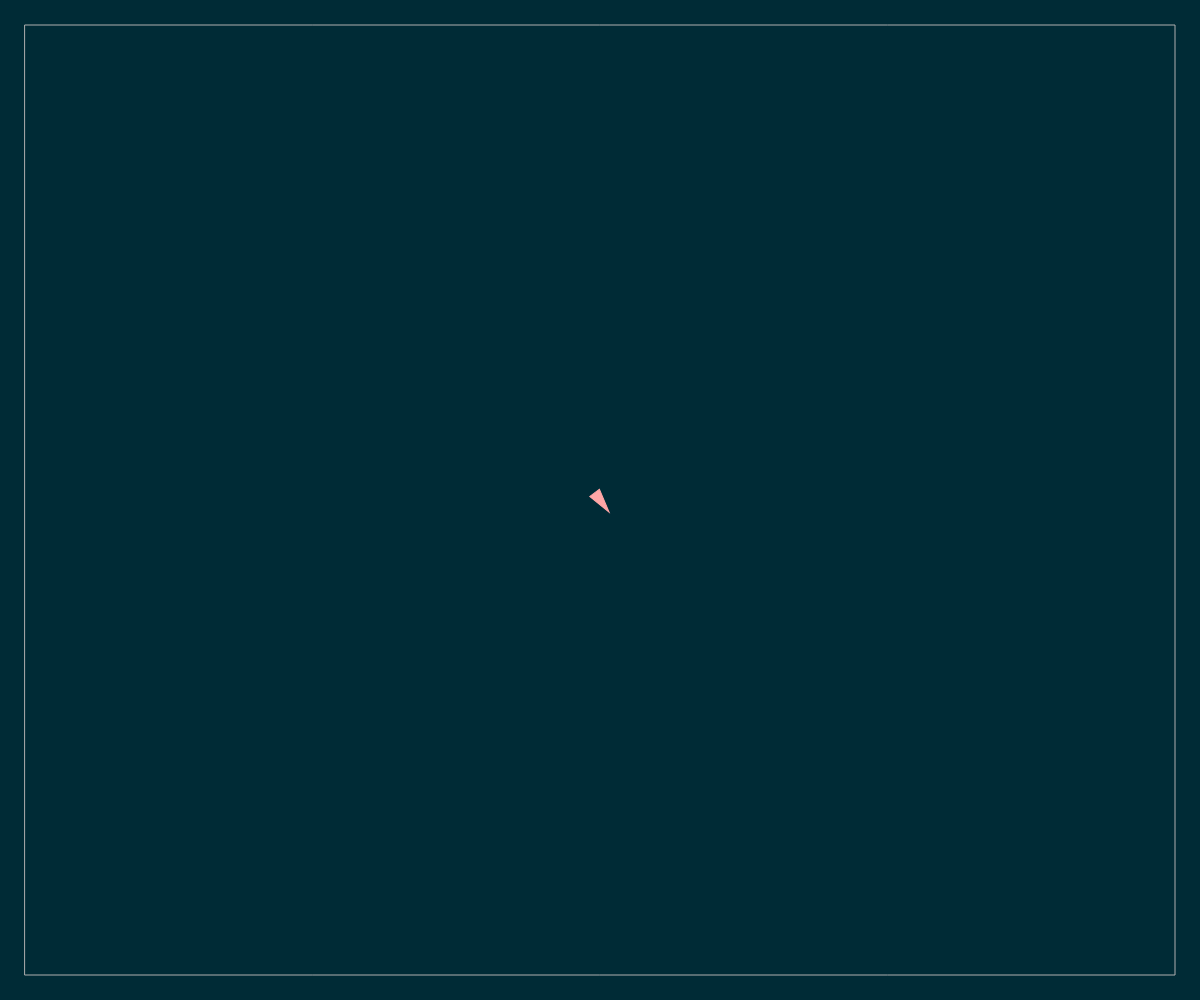
Frame 1 (no input)
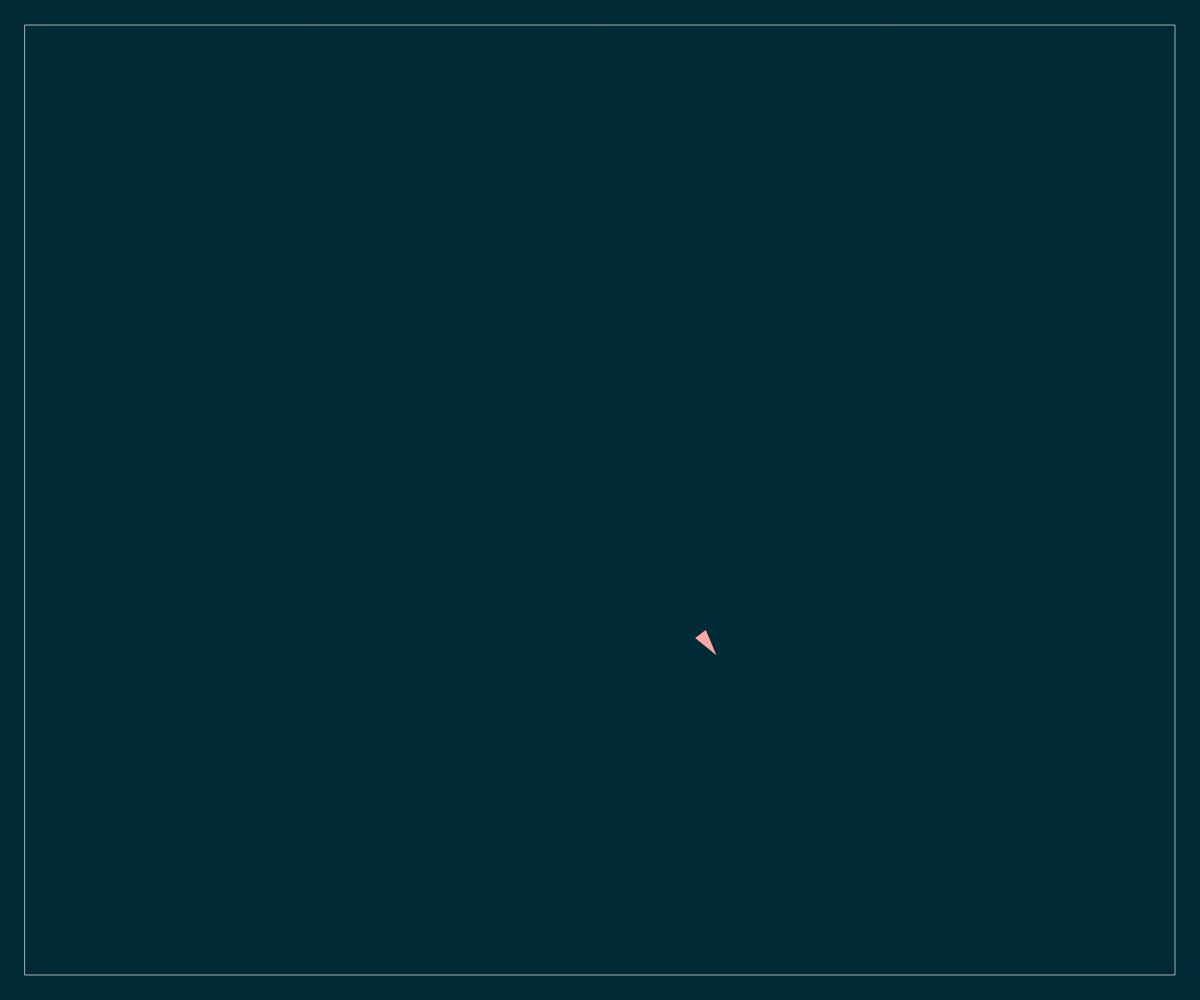
Frame 60 (no input)
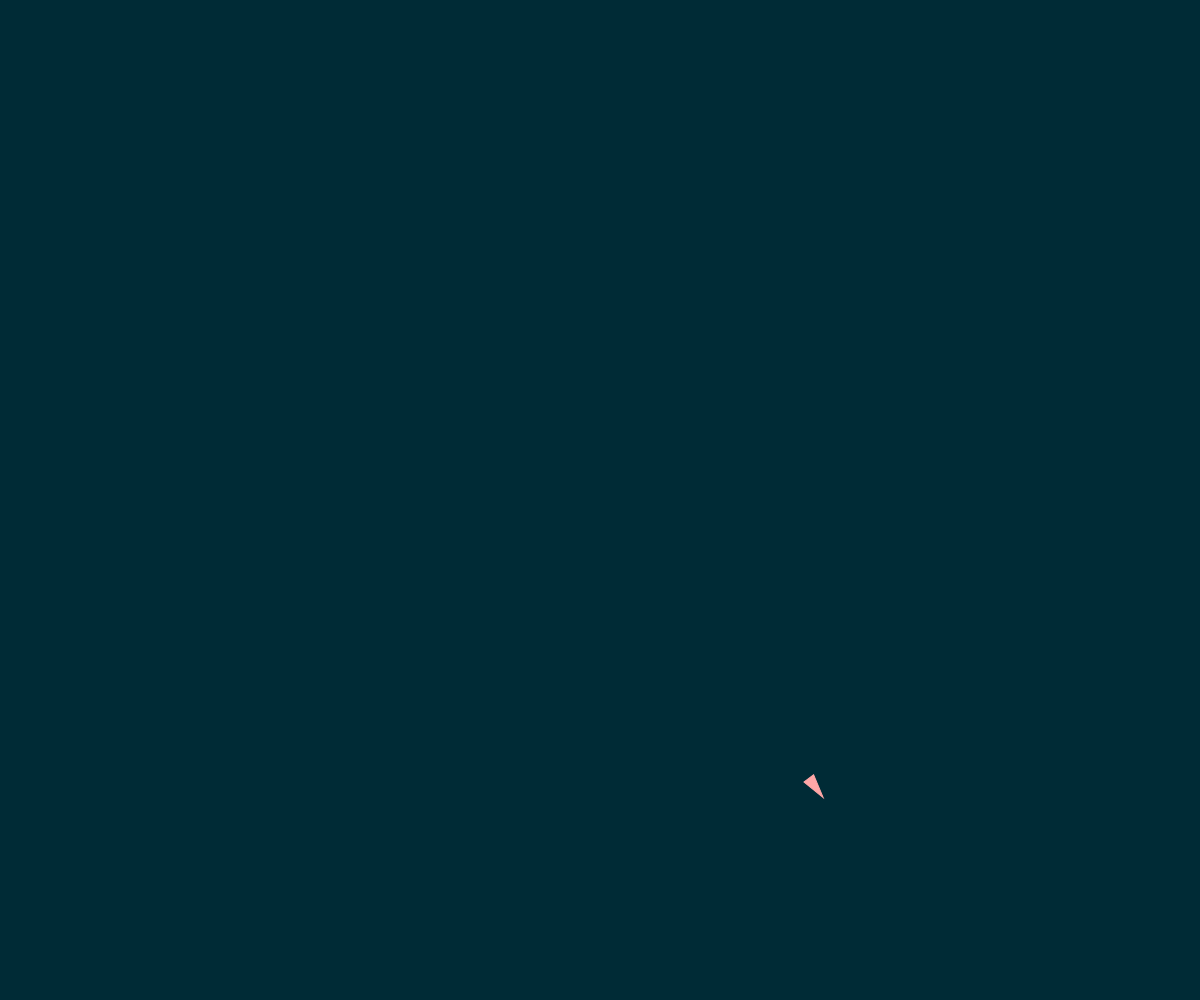
Frame 120 (the mouse pressed at the canvas centre since frame 60)

The p5.js sketch that drew these frames (run headless with seeded random() and noise() and a simulated clock; from frame 60 on, the mouse is pressed at the canvas centre):

// p5.js sketch
// ── sketch.js
// The Nature of Code
// Daniel Shiffman
// http://natureofcode.com

// Stay Within Walls
// "Made-up" Steering behavior to stay within walls

let v;

let debug = true;

let d = 25;

function setup() {
  createCanvas(windowWidth,windowHeight);
  v = new Vehicle(width / 2, height / 2);
}

function draw() {
  background("rgb(0,43,54)");

  if (debug) {
    stroke(175);
    noFill();
    rectMode(CENTER);
    rect(width / 2, height / 2, width - d * 2, height - d * 2);
  }

  // Call the appropriate steering behaviors for our agents
  v.boundaries();

  v.update();
  v.display();

}

function mousePressed() {
  debug = !debug;
}

// ── vehicle.js
// The Nature of Code
// Daniel Shiffman
// http://natureofcode.com

// The "Vehicle" class

class Vehicle {
  constructor(x, y) {
    this.acceleration = createVector(0, 0);
    this.velocity = createVector(3, 4);
    this.position = createVector(x, y);
    this.r = 6;
    this.maxspeed = 3;
    this.maxforce = 0.15;
  }

  // Method to update location
  update() {
    // Update velocity
    this.velocity.add(this.acceleration);
    // Limit speed
    this.velocity.limit(this.maxspeed);
    this.position.add(this.velocity);
    // Reset accelerationelertion to 0 each cycle
    this.acceleration.mult(0);
  }

  applyForce(force) {
    // We could add mass here if we want A = F / M
    this.acceleration.add(force);
  }

  boundaries() {

    let desired = null;

    if (this.position.x < d) {
      desired = createVector(this.maxspeed, this.velocity.y);
    } else if (this.position.x > width - d) {
      desired = createVector(-this.maxspeed, this.velocity.y);
    }

    if (this.position.y < d) {
      desired = createVector(this.velocity.x, this.maxspeed);
    } else if (this.position.y > height - d) {
      desired = createVector(this.velocity.x, -this.maxspeed);
    }

    if (desired !== null) {
      desired.normalize();
      desired.mult(this.maxspeed);
      let steer = p5.Vector.sub(desired, this.velocity);
      steer.limit(this.maxforce);
      this.applyForce(steer);
    }
  }

  display() {
    // Draw a triangle rotated in the direction of velocity
    let theta = this.velocity.heading() + PI / 2;
    // fill(127);
    fill(255, 167, 167);
    // stroke(200);
    stroke(255, 167, 167);
    strokeWeight(1);
    push();
    translate(this.position.x, this.position.y);
    rotate(theta);
    beginShape();
    vertex(0, -this.r * 2);
    vertex(-this.r, this.r * 2);
    vertex(this.r, this.r * 2);
    endShape(CLOSE);
    pop();
  }
}
